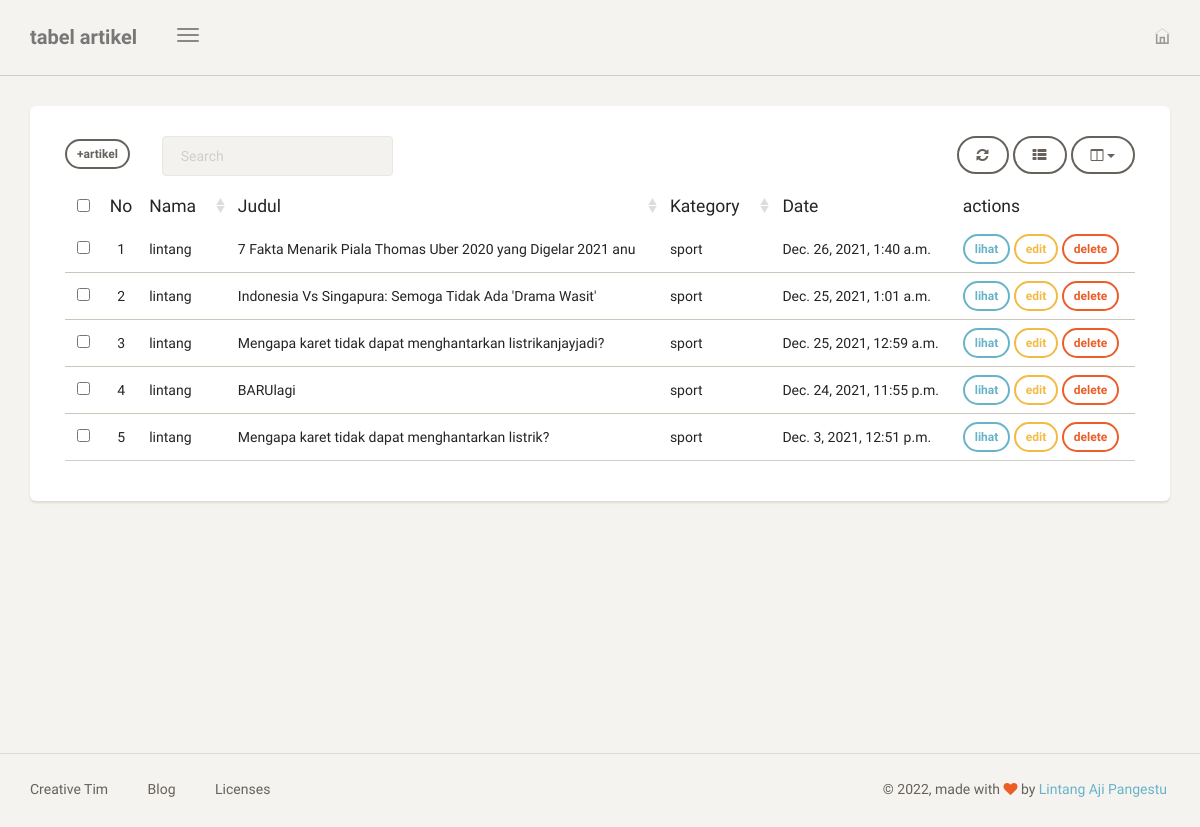
The page /dashboard/artikel/ (signed in) on the database as committed earlier.
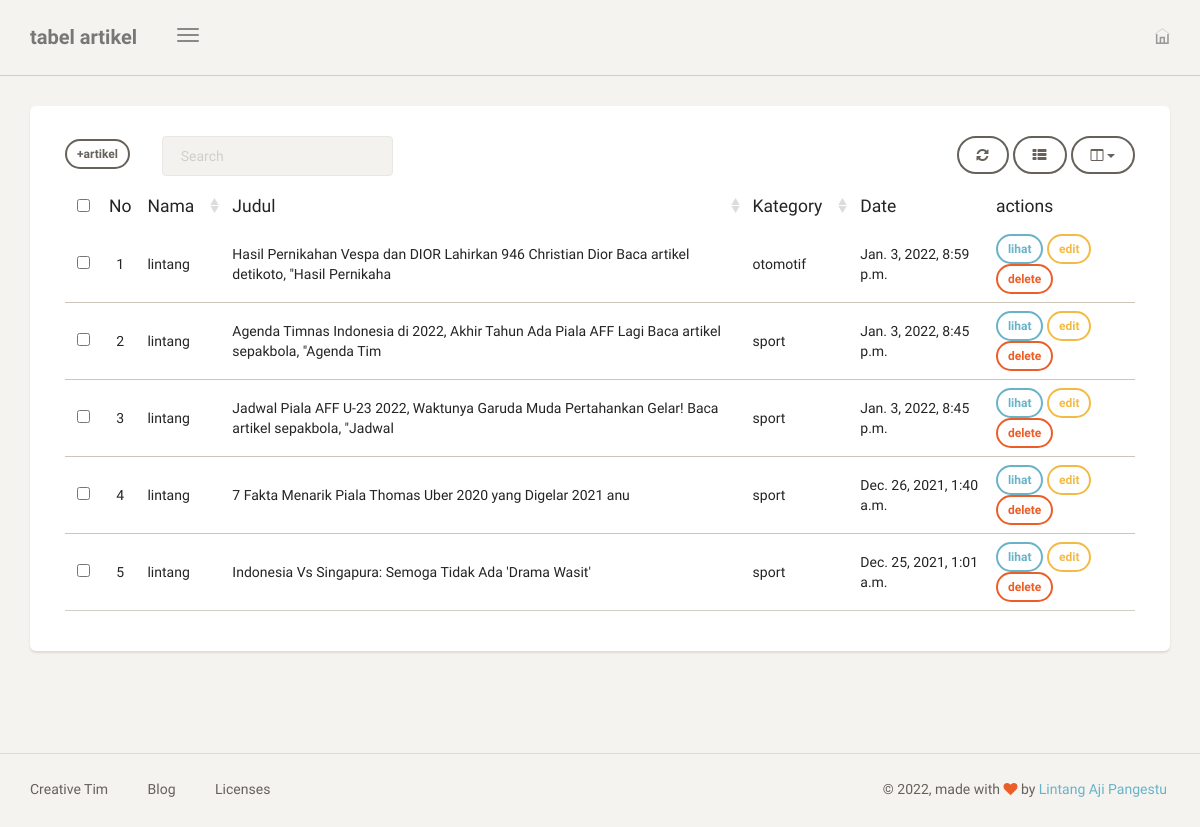
The same page on the database as committed later.
### blog/models.py (models this page shows, shortened)
class Artikel(models.Model):
    nama = models.ForeignKey(User, on_delete=models.CASCADE, blank=True, null=True)
    judul = models.CharField(max_length=100)
    body = RichTextUploadingField(blank=True, null=True,
                                    config_name='special',
                                    external_plugin_resources=[(
                                        'youtube',
                                        '/static/ckeditor_plugins/youtube/youtube/',
                                        'plugin.js'
                                        )],
)
    kategory = models.ForeignKey(Kategori, on_delete=models.CASCADE)
    date = models.DateTimeField(auto_now_add=True)
    thumbnail = models.ImageField(upload_to='artikel/thumbnail/', blank=True, null=True)
    class Meta:
        ordering = ['-date']
        verbose_name_plural = "Artikel"

class Kategori(models.Model):
    nama = models.CharField(max_length=20)
    def __str__(self):
        return self.nama
    class Meta:
        verbose_name_plural = "Kategori"

### blog/views.py (the view)
# urls.py: path('artikel/', artikel, name='tabel_artikel'),
@login_required
def artikel(request):
    template_name = "back/tabel_artikel.html"
    artikel = Artikel.objects.filter(nama = request.user)
    context = {
        'title':'tabel artikel',
        'artikel':artikel,
    }
    return render(request, template_name,context)

### templates/back/tabel_artikel.html (shortened to what this page needs)
{% extends 'back/base.html' %}
{% block content %}
<div class="content">
    <div class="container-fluid">
        <div class="row">
            <div class="col-md-12">
                <div class="card">
                    <div class="card-content">
                        <div class="toolbar">
                            <a class="btn btn-sm " href="{% url 'tambah_artikel' %}">+artikel</a> &ensp; &ensp; &ensp;
                        </div>
                        <table id="bootstrap-table" class="table">
                            <thead>
                                <th data-field="id" class="text-center">No</th>
                                <th data-field="name" data-sortable="true">Nama</th>
                                <th data-field="salary" data-sortable="true">Judul</th>
                                <th data-field="country" data-sortable="true">Kategory</th>
                                <th data-field="city">Date</th>
                                <th> actions</th>
                            </thead>
                            <tbody>
                                {% for a in artikel %}
                                <tr>
                                    <td>{{forloop.counter}}</td>
                                    <td>{{a.nama}}</td>
                                    <td>{{a.judul}}</td>
                                    <td>{{a.kategory}}</td>
                                    <td>{{a.date}}</td>
                                    <td>
                                        <a class="btn btn-sm btn-info" href="{% url 'lihat_artikel' a.id %}">lihat</a>
                                        <a class="btn btn-sm btn-warning" href="{% url 'edit_artikel' a.id %}">edit</a>
                                        <a onclick="return confirm('delete artikel?');"class="btn btn-sm btn-danger" href="{% url 'delete_artikel' a.id %}">delete</a>
                                    </td>
                                </tr>
                                {% endfor %}
                            </tbody>
                        </table>
                    </div>
                </div>
            </div>
        </div>
    </div>
</div>
{% endblock content %}

Rows that differ between the two databases and show on the page:
removed Artikel: nama "lintang", judul "Mengapa karet tidak dapat menghantarkan listrikanjayjadi?", kategory "sport", date "Dec. 25, 2021, 12:59 a.m."
removed Artikel: nama "lintang", judul "BARUlagi", kategory "sport", date "Dec. 24, 2021, 11:55 p.m."
removed Artikel: nama "lintang", judul "Mengapa karet tidak dapat menghantarkan listrik?", kategory "sport", date "Dec. 3, 2021, 12:51 p.m."
added Artikel: nama "lintang", judul "Hasil Pernikahan Vespa dan DIOR Lahirkan 946 Christian Dior Baca artikel detikoto, \"Hasil Pernikaha", kategory "otomotif", date "Jan. 3, 2022, 8:59 p.m."
added Artikel: nama "lintang", judul "Agenda Timnas Indonesia di 2022, Akhir Tahun Ada Piala AFF Lagi Baca artikel sepakbola, \"Agenda Tim", kategory "sport", date "Jan. 3, 2022, 8:45 p.m."
added Artikel: nama "lintang", judul "Jadwal Piala AFF U-23 2022, Waktunya Garuda Muda Pertahankan Gelar! Baca artikel sepakbola, \"Jadwal", kategory "sport", date "Jan. 3, 2022, 8:45 p.m."
